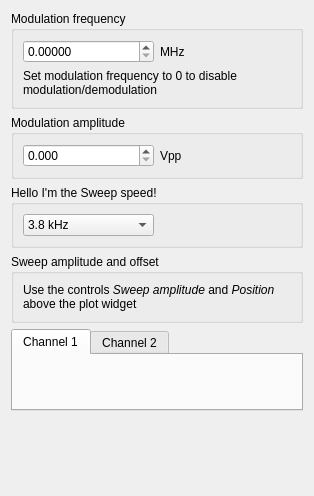
<?xml version="1.0" encoding="UTF-8"?>
<ui version="4.0">
 <class>Form</class>
 <widget class="QWidget" name="Form">
  <property name="enabled">
   <bool>true</bool>
  </property>
  <property name="geometry">
   <rect>
    <x>0</x>
    <y>0</y>
    <width>314</width>
    <height>496</height>
   </rect>
  </property>
  <property name="windowTitle">
   <string>Form</string>
  </property>
  <layout class="QVBoxLayout" name="verticalLayout">
   <item>
    <widget class="QGroupBox" name="modulation_frequency_group">
     <property name="title">
      <string>Modulation frequency</string>
     </property>
     <layout class="QVBoxLayout" name="verticalLayout_5">
      <item>
       <layout class="QHBoxLayout" name="horizontalLayout_6">
        <item>
         <widget class="CustomDoubleSpinBoxNoSign" name="modulationFrequencySpinBox">
          <property name="decimals">
           <number>5</number>
          </property>
         </widget>
        </item>
        <item>
         <widget class="QLabel" name="label_5">
          <property name="text">
           <string>MHz</string>
          </property>
         </widget>
        </item>
       </layout>
      </item>
      <item>
       <widget class="QLabel" name="label_3">
        <property name="text">
         <string>Set modulation frequency to 0 to disable modulation/demodulation</string>
        </property>
        <property name="wordWrap">
         <bool>true</bool>
        </property>
       </widget>
      </item>
     </layout>
    </widget>
   </item>
   <item>
    <widget class="QGroupBox" name="modulation_amplitude_group">
     <property name="title">
      <string>Modulation amplitude</string>
     </property>
     <layout class="QVBoxLayout" name="verticalLayout_2">
      <item>
       <layout class="QHBoxLayout" name="horizontalLayout_2">
        <item>
         <widget class="CustomDoubleSpinBoxNoSign" name="modulationAmplitudeSpinBox">
          <property name="decimals">
           <number>3</number>
          </property>
          <property name="maximum">
           <double>2.000000000000000</double>
          </property>
          <property name="singleStep">
           <double>0.100000000000000</double>
          </property>
         </widget>
        </item>
        <item>
         <widget class="QLabel" name="label">
          <property name="text">
           <string>Vpp</string>
          </property>
         </widget>
        </item>
       </layout>
      </item>
     </layout>
    </widget>
   </item>
   <item>
    <widget class="QGroupBox" name="groupBox_3">
     <property name="title">
      <string>Hello I'm the Sweep speed!</string>
     </property>
     <layout class="QVBoxLayout" name="verticalLayout_4">
      <item>
       <layout class="QHBoxLayout" name="horizontalLayout_5">
        <item>
         <widget class="QComboBox" name="sweepSpeedComboBox">
          <property name="sizePolicy">
           <sizepolicy hsizetype="Minimum" vsizetype="Fixed">
            <horstretch>0</horstretch>
            <verstretch>0</verstretch>
           </sizepolicy>
          </property>
          <item>
           <property name="text">
            <string>3.8 kHz</string>
           </property>
          </item>
          <item>
           <property name="text">
            <string>1.9 kHz</string>
           </property>
          </item>
          <item>
           <property name="text">
            <string>954 Hz</string>
           </property>
          </item>
          <item>
           <property name="text">
            <string>477 Hz</string>
           </property>
          </item>
          <item>
           <property name="text">
            <string>238 Hz</string>
           </property>
          </item>
          <item>
           <property name="text">
            <string>119 Hz</string>
           </property>
          </item>
          <item>
           <property name="text">
            <string>59 Hz</string>
           </property>
          </item>
          <item>
           <property name="text">
            <string>30 Hz</string>
           </property>
          </item>
          <item>
           <property name="text">
            <string>15 Hz</string>
           </property>
          </item>
          <item>
           <property name="text">
            <string>7.5 Hz</string>
           </property>
          </item>
          <item>
           <property name="text">
            <string>3.7 Hz</string>
           </property>
          </item>
          <item>
           <property name="text">
            <string>1.9 Hz</string>
           </property>
          </item>
          <item>
           <property name="text">
            <string>0.93 Hz</string>
           </property>
          </item>
          <item>
           <property name="text">
            <string>0.47 Hz</string>
           </property>
          </item>
          <item>
           <property name="text">
            <string>0.23 Hz</string>
           </property>
          </item>
          <item>
           <property name="text">
            <string>0.12 Hz</string>
           </property>
          </item>
         </widget>
        </item>
        <item>
         <widget class="QLabel" name="label_2">
          <property name="text">
           <string/>
          </property>
         </widget>
        </item>
       </layout>
      </item>
     </layout>
    </widget>
   </item>
   <item>
    <widget class="QGroupBox" name="groupBox_2">
     <property name="title">
      <string>Sweep amplitude and offset</string>
     </property>
     <layout class="QVBoxLayout" name="verticalLayout_3">
      <item>
       <widget class="QLabel" name="label_4">
        <property name="text">
         <string>&lt;html&gt;&lt;head/&gt;&lt;body&gt;&lt;p&gt;Use the controls &lt;span style=&quot; font-style:italic;&quot;&gt;Sweep amplitude&lt;/span&gt; and &lt;span style=&quot; font-style:italic;&quot;&gt;Position &lt;/span&gt;above the plot widget&lt;/p&gt;&lt;/body&gt;&lt;/html&gt;</string>
        </property>
        <property name="textFormat">
         <enum>Qt::RichText</enum>
        </property>
        <property name="wordWrap">
         <bool>true</bool>
        </property>
       </widget>
      </item>
     </layout>
    </widget>
   </item>
   <item>
    <widget class="QTabWidget" name="spectroscopyTabs">
     <property name="minimumSize">
      <size>
       <width>0</width>
       <height>0</height>
      </size>
     </property>
     <property name="currentIndex">
      <number>0</number>
     </property>
     <widget class="QWidget" name="spectroscopy_channel_1_page">
      <attribute name="title">
       <string>Channel 1</string>
      </attribute>
      <layout class="QVBoxLayout" name="verticalLayout_20">
       <item>
        <widget class="SpectroscopyChannelAPanel" name="widget_4" native="true">
         <property name="minimumSize">
          <size>
           <width>0</width>
           <height>0</height>
          </size>
         </property>
        </widget>
       </item>
      </layout>
     </widget>
     <widget class="QWidget" name="spectroscopy_channel_2_page">
      <attribute name="title">
       <string>Channel 2</string>
      </attribute>
      <layout class="QVBoxLayout" name="verticalLayout_19">
       <item>
        <widget class="QLabel" name="spectroscopyBPanelDisabled">
         <property name="text">
          <string>Enable dual channel spectroscopy in &quot;General&quot; tab in order to use the second channel.</string>
         </property>
         <property name="alignment">
          <set>Qt::AlignJustify|Qt::AlignTop</set>
         </property>
         <property name="wordWrap">
          <bool>true</bool>
         </property>
        </widget>
       </item>
       <item>
        <widget class="SpectroscopyChannelBPanel" name="spectroscopyBPanel" native="true"/>
       </item>
      </layout>
     </widget>
    </widget>
   </item>
   <item>
    <spacer name="verticalSpacer">
     <property name="orientation">
      <enum>Qt::Vertical</enum>
     </property>
     <property name="sizeHint" stdset="0">
      <size>
       <width>20</width>
       <height>0</height>
      </size>
     </property>
    </spacer>
   </item>
  </layout>
 </widget>
 <customwidgets>
  <customwidget>
   <class>CustomDoubleSpinBoxNoSign</class>
   <extends>QDoubleSpinBox</extends>
   <header location="global">spin_box.h</header>
  </customwidget>
  <customwidget>
   <class>SpectroscopyChannelBPanel</class>
   <extends>QWidget</extends>
   <header location="global">spectroscopy_panel.h</header>
   <container>1</container>
  </customwidget>
  <customwidget>
   <class>SpectroscopyChannelAPanel</class>
   <extends>QWidget</extends>
   <header location="global">spectroscopy_panel.h</header>
   <container>1</container>
  </customwidget>
 </customwidgets>
 <resources/>
 <connections/>
</ui>
